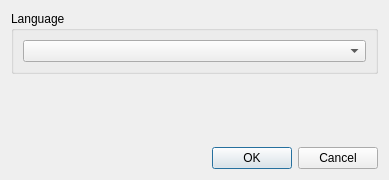
<?xml version="1.0" encoding="UTF-8"?>
<ui version="4.0">
 <class>PreferencesDialog</class>
 <widget class="QDialog" name="PreferencesDialog">
  <property name="windowModality">
   <enum>Qt::ApplicationModal</enum>
  </property>
  <property name="geometry">
   <rect>
    <x>0</x>
    <y>0</y>
    <width>389</width>
    <height>180</height>
   </rect>
  </property>
  <property name="windowTitle">
   <string>Preferences</string>
  </property>
  <layout class="QVBoxLayout" name="verticalLayout_2">
   <item>
    <widget class="QGroupBox" name="groupBox">
     <property name="title">
      <string>Language</string>
     </property>
     <layout class="QVBoxLayout" name="verticalLayout">
      <item>
       <widget class="QComboBox" name="languageBox"/>
      </item>
     </layout>
    </widget>
   </item>
   <item>
    <spacer name="verticalSpacer">
     <property name="orientation">
      <enum>Qt::Vertical</enum>
     </property>
     <property name="sizeHint" stdset="0">
      <size>
       <width>20</width>
       <height>27</height>
      </size>
     </property>
    </spacer>
   </item>
   <item>
    <widget class="QDialogButtonBox" name="buttonBox">
     <property name="orientation">
      <enum>Qt::Horizontal</enum>
     </property>
     <property name="standardButtons">
      <set>QDialogButtonBox::Cancel|QDialogButtonBox::Ok</set>
     </property>
    </widget>
   </item>
  </layout>
 </widget>
 <resources/>
 <connections>
  <connection>
   <sender>buttonBox</sender>
   <signal>accepted()</signal>
   <receiver>PreferencesDialog</receiver>
   <slot>accept()</slot>
   <hints>
    <hint type="sourcelabel">
     <x>248</x>
     <y>254</y>
    </hint>
    <hint type="destinationlabel">
     <x>157</x>
     <y>274</y>
    </hint>
   </hints>
  </connection>
  <connection>
   <sender>buttonBox</sender>
   <signal>rejected()</signal>
   <receiver>PreferencesDialog</receiver>
   <slot>reject()</slot>
   <hints>
    <hint type="sourcelabel">
     <x>316</x>
     <y>260</y>
    </hint>
    <hint type="destinationlabel">
     <x>286</x>
     <y>274</y>
    </hint>
   </hints>
  </connection>
 </connections>
</ui>
